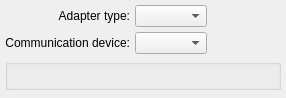
<ui version="4.0" >
 <class>PreferencePageAdapter</class>
 <widget class="QWidget" name="PreferencePageAdapter" >
  <property name="geometry" >
   <rect>
    <x>0</x>
    <y>0</y>
    <width>286</width>
    <height>98</height>
   </rect>
  </property>
  <property name="windowTitle" >
   <string>Preference Page Adapter</string>
  </property>
  <layout class="QVBoxLayout" name="verticalLayout" >
   <property name="spacing" >
    <number>5</number>
   </property>
   <property name="margin" >
    <number>5</number>
   </property>
   <item>
    <layout class="QGridLayout" name="gridLayout" >
     <item row="0" column="0" >
      <widget class="QLabel" name="label" >
       <property name="sizePolicy" >
        <sizepolicy vsizetype="Preferred" hsizetype="Preferred" >
         <horstretch>0</horstretch>
         <verstretch>0</verstretch>
        </sizepolicy>
       </property>
       <property name="minimumSize" >
        <size>
         <width>0</width>
         <height>0</height>
        </size>
       </property>
       <property name="maximumSize" >
        <size>
         <width>16777215</width>
         <height>16777215</height>
        </size>
       </property>
       <property name="text" >
        <string>Adapter type:</string>
       </property>
       <property name="alignment" >
        <set>Qt::AlignRight|Qt::AlignTrailing|Qt::AlignVCenter</set>
       </property>
      </widget>
     </item>
     <item row="0" column="1" >
      <widget class="QComboBox" name="_adapterType" >
       <property name="minimumSize" >
        <size>
         <width>0</width>
         <height>0</height>
        </size>
       </property>
       <property name="editable" >
        <bool>false</bool>
       </property>
      </widget>
     </item>
     <item row="0" column="2" >
      <spacer name="horizontalSpacer" >
       <property name="orientation" >
        <enum>Qt::Horizontal</enum>
       </property>
       <property name="sizeHint" stdset="0" >
        <size>
         <width>28</width>
         <height>20</height>
        </size>
       </property>
      </spacer>
     </item>
     <item row="1" column="0" >
      <widget class="QLabel" name="label_2" >
       <property name="text" >
        <string>Communication device:</string>
       </property>
       <property name="alignment" >
        <set>Qt::AlignRight|Qt::AlignTrailing|Qt::AlignVCenter</set>
       </property>
      </widget>
     </item>
     <item row="1" column="1" >
      <widget class="QComboBox" name="_communicationDevice" >
       <property name="minimumSize" >
        <size>
         <width>0</width>
         <height>0</height>
        </size>
       </property>
      </widget>
     </item>
     <item row="1" column="2" >
      <spacer name="horizontalSpacer_2" >
       <property name="orientation" >
        <enum>Qt::Horizontal</enum>
       </property>
       <property name="sizeHint" stdset="0" >
        <size>
         <width>28</width>
         <height>20</height>
        </size>
       </property>
      </spacer>
     </item>
    </layout>
   </item>
   <item>
    <widget class="QGroupBox" name="_communicationDeviceOptions" >
     <property name="title" >
      <string/>
     </property>
     <property name="flat" >
      <bool>true</bool>
     </property>
    </widget>
   </item>
   <item>
    <spacer name="verticalSpacer" >
     <property name="orientation" >
      <enum>Qt::Vertical</enum>
     </property>
     <property name="sizeHint" stdset="0" >
      <size>
       <width>20</width>
       <height>103</height>
      </size>
     </property>
    </spacer>
   </item>
  </layout>
 </widget>
 <resources/>
 <connections/>
</ui>
